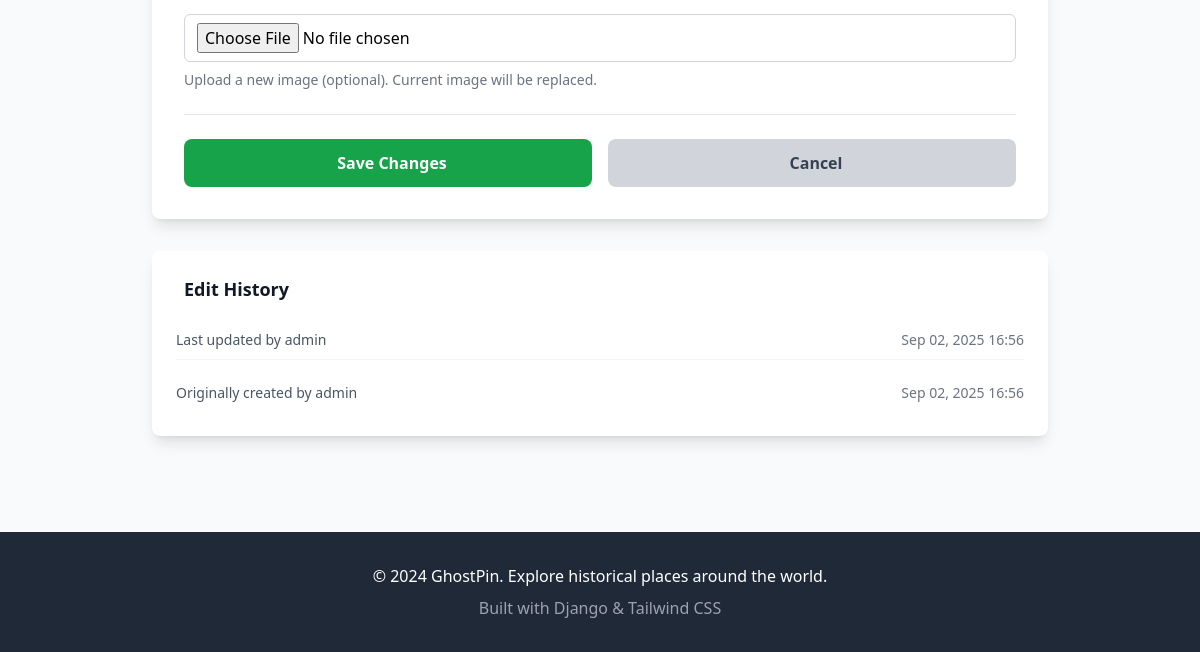
Before: /place/1/edit/ (signed in, lower part) with the older database file.
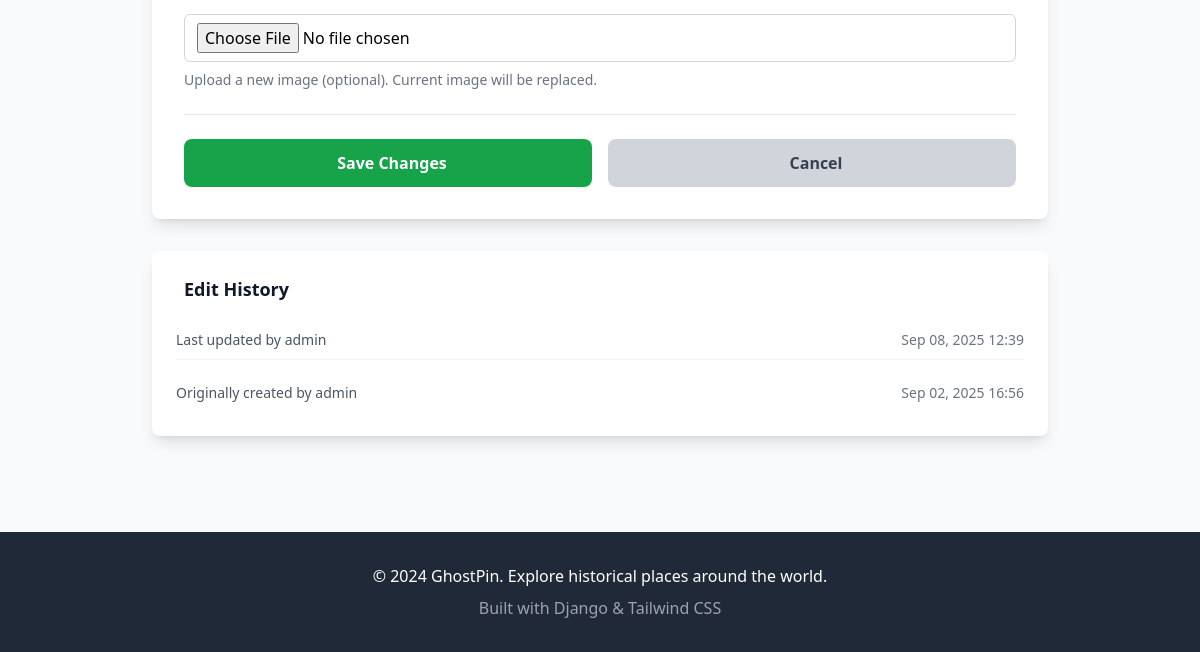
After: the same page with the newer database file.
### places/models.py (models this page shows, shortened)
class Place(models.Model):
    STATUS_CHOICES = [
        ('pending', 'Pending'),
        ('approved', 'Approved'),
        ('rejected', 'Rejected'),
    ]
    CATEGORY_CHOICES = [
        ('historical', 'Historical'),
        ('natural', 'Natural'),
        ('urban', 'Urban'),
        ('mysterious', 'Mysterious'),
        ('other', 'Other'),
    ]
    DIFFICULTY_CHOICES = [
        ('easy', 'Easy'),
        ('moderate', 'Moderate'),
        ('challenging', 'Challenging'),
    ]
    SAFETY_CHOICES = [
        (1, '⭐ Very Unsafe'),
        (2, '⭐⭐ Unsafe'),
        (3, '⭐⭐⭐ Neutral'),
        (4, '⭐⭐⭐⭐ Safe'),
        (5, '⭐⭐⭐⭐⭐ Very Safe'),
    ]
    name = models.CharField(max_length=200)
    description = models.TextField()
    legends_stories = models.TextField(blank=True)
    latitude = models.FloatField()
    longitude = models.FloatField()
    image = models.ImageField(upload_to='places/', null=True, blank=True)
    category = models.CharField(max_length=50, choices=CATEGORY_CHOICES, default='other')
    category_icon = models.CharField(max_length=50, default='📍')
    difficulty = models.CharField(max_length=20, choices=DIFFICULTY_CHOICES, default='easy')
    accessibility_info = models.TextField(blank=True)
    best_time_to_visit = models.CharField(max_length=100, blank=True)
    safety_rating = models.IntegerField(choices=SAFETY_CHOICES, default=3)
    created_by = models.ForeignKey(User, on_delete=models.CASCADE)
    status = models.CharField(max_length=20, choices=STATUS_CHOICES, default='pending')
    approval_votes = models.IntegerField(default=0)
    rejection_votes = models.IntegerField(default=0)
    visit_count = models.IntegerField(default=0)
    created_at = models.DateTimeField(auto_now_add=True)
    updated_at = models.DateTimeField(auto_now=True)
    class Meta:
        ordering = ['-created_at']

### places/views.py (the view)
# urls.py: path('place/<int:pk>/edit/', views.edit_place, name='edit_place'),
@login_required
def edit_place(request, pk):
    place = get_object_or_404(Place, pk=pk)
    if place.created_by != request.user and not request.user.is_staff:
        messages.error(request, 'You can only edit your own places.')
        return redirect('place_detail', pk=place.pk)
    if request.method == 'POST':
        form = PlaceForm(request.POST, request.FILES, instance=place)
        if form.is_valid():
            form.save()
            messages.success(request, 'Place updated successfully!')
            return redirect('place_detail', pk=place.pk)
        else:
            print(form.errors)
            messages.error(request, 'Please correct the errors below.')
    else:
        form = PlaceForm(instance=place)
    return render(request, 'edit_place.html', {'form': form, 'place': place})

### templates/edit_place.html (shortened to what this page needs)
{% extends 'base.html' %}
{% block content %}
<div class="max-w-4xl mx-auto">
<div class="bg-white rounded-lg shadow-lg p-8">
    <form method="post" enctype="multipart/form-data" class="space-y-6">
            <div>
                {{ form.image }}
                <p class="mt-2 text-sm text-gray-500">Upload a new image (optional). Current image will be replaced.</p>
            </div>
            <div class="flex flex-col sm:flex-row gap-4 pt-6 border-t border-gray-200">
                <button type="submit" class="flex-1 bg-green-600 hover:bg-green-700 text-white font-semibold py-3 px-6 rounded-lg transition-colors">
                    Save Changes
                </button>
                <a href="{% url 'place_detail' place.pk %}" class="flex-1 bg-gray-300 hover:bg-gray-400 text-gray-700 font-semibold py-3 px-6 rounded-lg transition-colors text-center">
                    Cancel
                </a>
            </div>
        </form>
    </div>
    <div class="mt-8 bg-white rounded-lg shadow-lg p-6">
        <h3 class="text-lg font-semibold text-gray-900 mb-4">
            Edit History
        </h3>
        <div class="space-y-3">
            <div class="flex items-center justify-between py-2 border-b border-gray-100">
                <div>
                    <span class="text-sm text-gray-600">Last updated by {{ place.created_by.username }}</span>
                </div>
                <div>
                    <span class="text-sm text-gray-500">{{ place.updated_at|date:"M d, Y H:i" }}</span>
                </div>
            </div>
            <div class="flex items-center justify-between py-2">
                <div>
                    <span class="text-sm text-gray-600">Originally created by {{ place.created_by.username }}</span>
                </div>
                <div>
                    <span class="text-sm text-gray-500">{{ place.created_at|date:"M d, Y H:i" }}</span>
                </div>
            </div>
        </div>
    </div>
</div>
{% endblock %}

Changed rows visible on the page:
changed Place "admin": updated_at "Sep 02, 2025 16:56" → "Sep 08, 2025 12:39"
